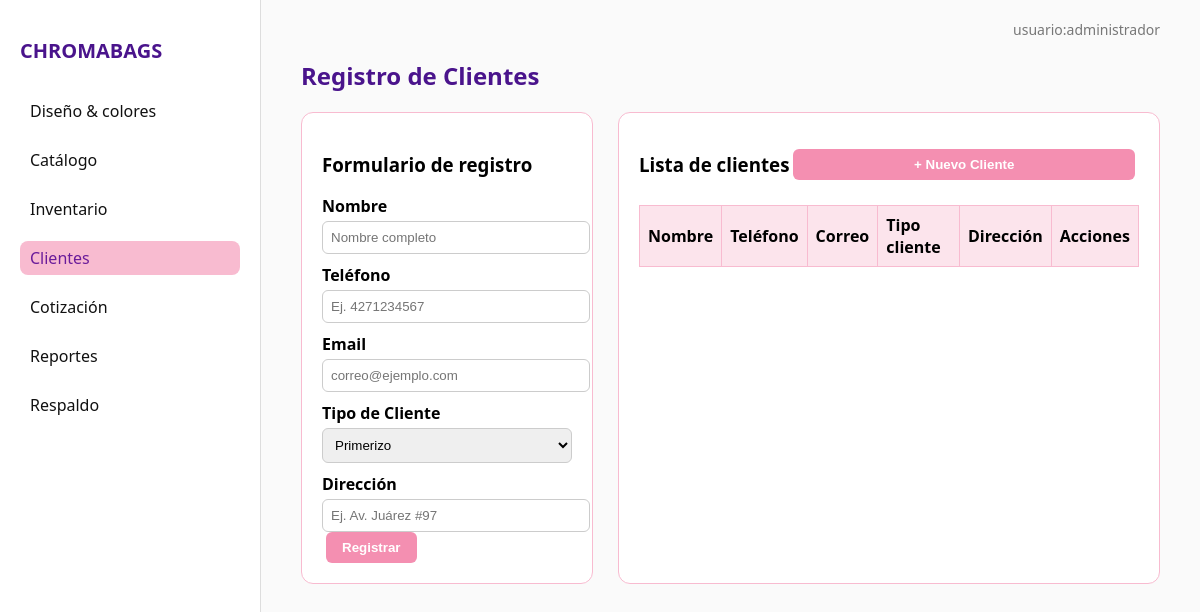
Before: /clientes with the older database file.
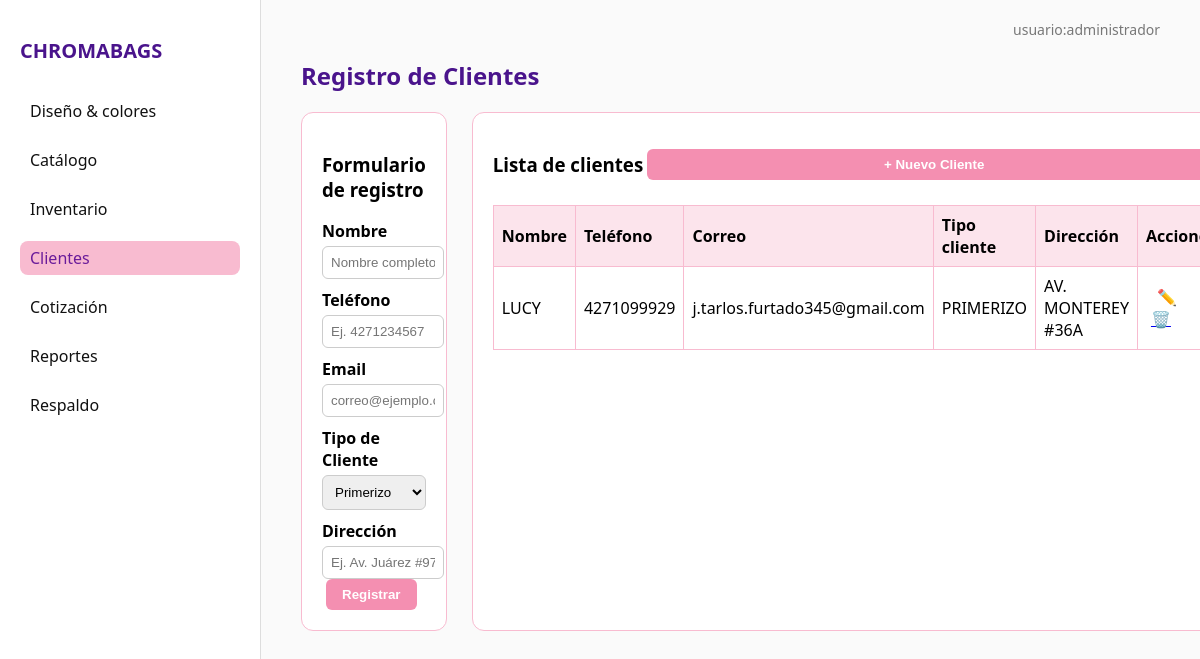
After: the same page with the newer database file.
### tables this page shows
CREATE TABLE clientes (
    id_cliente INTEGER PRIMARY KEY AUTOINCREMENT,
    nombre_cliente TEXT NOT NULL,
    telefono TEXT,
    correo TEXT,
    direccion TEXT,
    tipo_cliente TEXT DEFAULT 'PRIMERIZO',
    fecha_registro TEXT DEFAULT (datetime('now'))
);

### app.py (the view)
@app.route('/clientes')
def clientes():
    conn = get_connection()
    clientes_data = []
    if conn:
        cursor = conn.cursor()
        cursor.execute("""
            SELECT nombre_cliente, telefono, correo, tipo_cliente, direccion, id_cliente
            FROM clientes
            ORDER BY id_cliente;
        """)
        clientes_data = cursor.fetchall()
        cursor.close()
        conn.close()
    return render_template('clientes.html', clientes=clientes_data)

### db_connection.py (called while the page is built)
def get_connection():
    try:
        db_path = os.path.join('database', 'ChromaBags.db')
        conn = sqlite3.connect(db_path)
        conn.row_factory = sqlite3.Row  # Para acceder a las columnas por nombre
        return conn
    except sqlite3.Error as e:
        print(f"Error al conectar con la base de datos: {e}")
        return None

### templates/clientes.html (shortened to what this page needs)
{% extends "base.html" %}
{% block content %}
<div class="clientes-panel">
    <h1>Registro de Clientes</h1>
    <div class="clientes-container">
        <form action="{{ url_for('agregar_cliente') }}" method="POST" class="formulario-clientes">
            <h3>Formulario de registro</h3>
            <label>Nombre</label>
            <input type="text" name="nombre" placeholder="Nombre completo" required>
            <label>Teléfono</label>
            <input type="text" name="telefono" placeholder="Ej. 4271234567" required>
            <label>Email</label>
            <input type="email" name="correo" placeholder="correo@ejemplo.com" required>
            <label>Tipo de Cliente</label>
            <select name="tipo" required>
                <option value="PRIMERIZO">Primerizo</option>
            </select>
            <label>Dirección</label>
            <input type="text" name="direccion" placeholder="Ej. Av. Juárez #97" required>
            <button type="submit" class="btn-rosa">Registrar</button>
        </form>
        <div class="lista-clientes">
            <div class="header-lista">
                <h3>Lista de clientes</h3>
                <button class="btn-rosa">+ Nuevo Cliente</button>
            </div>
            <table>
                <thead>
                    <tr>
                        <th>Nombre</th>
                        <th>Teléfono</th>
                        <th>Correo</th>
                        <th>Tipo cliente</th>
                        <th>Dirección</th>
                        <th>Acciones</th>
                    </tr>
                </thead>
                <tbody>
                    {% for c in clientes %}
                    <tr data-id="{{ c[5] }}">
                        <td>{{ c[0] }}</td>
                        <td>{{ c[1] }}</td>
                        <td>{{ c[2] }}</td>
                        <td>{{ c[3] }}</td>
                        <td>{{ c[4] }}</td>
                        <td>
                            <form action="{{ url_for('modificar_cliente', id=c[5]) }}" method="POST" style="display:inline;">
                                <button type="submit" class="icono editar" title="Editar">✏️</button>
                            </form>
                            <form action="{{ url_for('eliminar_cliente', id=c[5]) }}" method="POST" style="display:inline;">
                                <a href="{{ url_for('eliminar_cliente', id=c[5]) }}" class="icono eliminar" title="Eliminar">🗑️</a>
                            </form>
                        </td>
                    </tr>
                    {% endfor %}
                </tbody>
            </table>
        </div>
    </div>
</div>
{% endblock %}

### templates/base.html (shortened to what this page needs)
<!DOCTYPE html>
<html lang="es">
<head>
    <link rel="stylesheet" href="{{ url_for('static', filename='css/style.css') }}">
</head>
<body>
    <div class="layout">
        <aside class="sidebar">
            <h2 class="logo">CHROMABAGS</h2>
            <nav>
                <ul>
                    <li><a href="{{ url_for('diseno_color') }}" class="{% if request.path == '/diseno_color' %}activo{% endif %}">Diseño & colores</a></li>
                    <li><a href="{{ url_for('catalogo') }}" class="{% if request.path == '/catalogo' %}activo{% endif %}">Catálogo</a></li>
                    <li><a href="#" class="">Inventario</a></li>
                    <li><a href="{{ url_for('clientes') }}" class="{% if request.path == '/clientes' %}activo{% endif %}">Clientes</a></li>
                    <li><a href="#">Cotización</a></li>
                    <li><a href="#">Reportes</a></li>
                    <li><a href="#">Respaldo</a></li>
                </ul>
            </nav>
        </aside>
        <main class="contenido">
            <header class="encabezado">
                <span>usuario:administrador</span>
            </header>
            <section class="main-section">
                {% block content %}{% endblock %}
            </section>
        </main>
    </div>
</body>
</html>

### static/css/style.css (style rules this page uses)
body { margin: 0; font-family: 'Segoe UI', sans-serif; background-color: #fefefe; }
.layout { display: flex; height: 100vh; }
.sidebar { background-color: #fff; border-right: 1px solid #ddd; width: 220px; padding: 20px; }
.logo { color: #4a148c; font-size: 20px; margin-bottom: 30px; }
.sidebar ul { list-style: none; padding: 0; }
.sidebar ul li { margin: 15px 0; }
.sidebar ul li a { text-decoration: none; color: #111; font-weight: 500; padding: 6px 10px; display: block; border-radius: 8px; transition: all 0.3s; }
.sidebar ul li a:hover, .sidebar ul li a.activo { background-color: #f8bbd0; color: #6a1b9a; }
.contenido { flex: 1; padding: 20px 40px; background-color: #fafafa; overflow-y: auto; }
.encabezado { text-align: right; font-size: 14px; color: #777; margin-bottom: 20px; }
.clientes-panel h1 { color: #4a148c; margin-bottom: 20px; }
.clientes-container { display: flex; gap: 25px; }
.formulario-clientes { flex: 1; background: #fff; border: 1px solid #f8bbd0; border-radius: 12px; padding: 20px; }
.formulario-clientes label { display: block; margin-top: 10px; font-weight: 600; }
.formulario-clientes input, .formulario-clientes select { width: 100%; padding: 8px; border-radius: 6px; border: 1px solid #ccc; margin-top: 4px; }
.btn-rosa { background-color: #e91e63; border: none; padding: 8px 15px; border-radius: 8px; color: #fff; margin-top: 15px; cursor: pointer; }
.lista-clientes { flex: 2; background: #fff; border: 1px solid #f8bbd0; border-radius: 12px; padding: 20px; }
.header-lista { display: flex; justify-content: space-between; align-items: center; }
.lista-clientes table { width: 100%; border-collapse: collapse; margin-top: 10px; }
.lista-clientes th, .lista-clientes td { border: 1px solid #f8bbd0; padding: 8px; text-align: left; }
.lista-clientes th { background-color: #fce4ec; }
.icono { border: none; background: transparent; cursor: pointer; font-size: 16px; margin: 0 5px; }
.btn-rosa { background-color: #f48fb1; border: none; padding: 8px 16px; color: white; border-radius: 6px; cursor: pointer; font-weight: bold; }

### templates/clientes.html (style rules this page uses)
.btn-rosa, .btn-borde { flex: 1; margin: 0 0.25rem; }

Changed rows visible on the page:
added clientes: nombre_cliente "LUCY", telefono "4271099929", correo "j.tarlos.furtado345@gmail.com", tipo_cliente "PRIMERIZO", direccion "AV. MONTEREY #36A"
